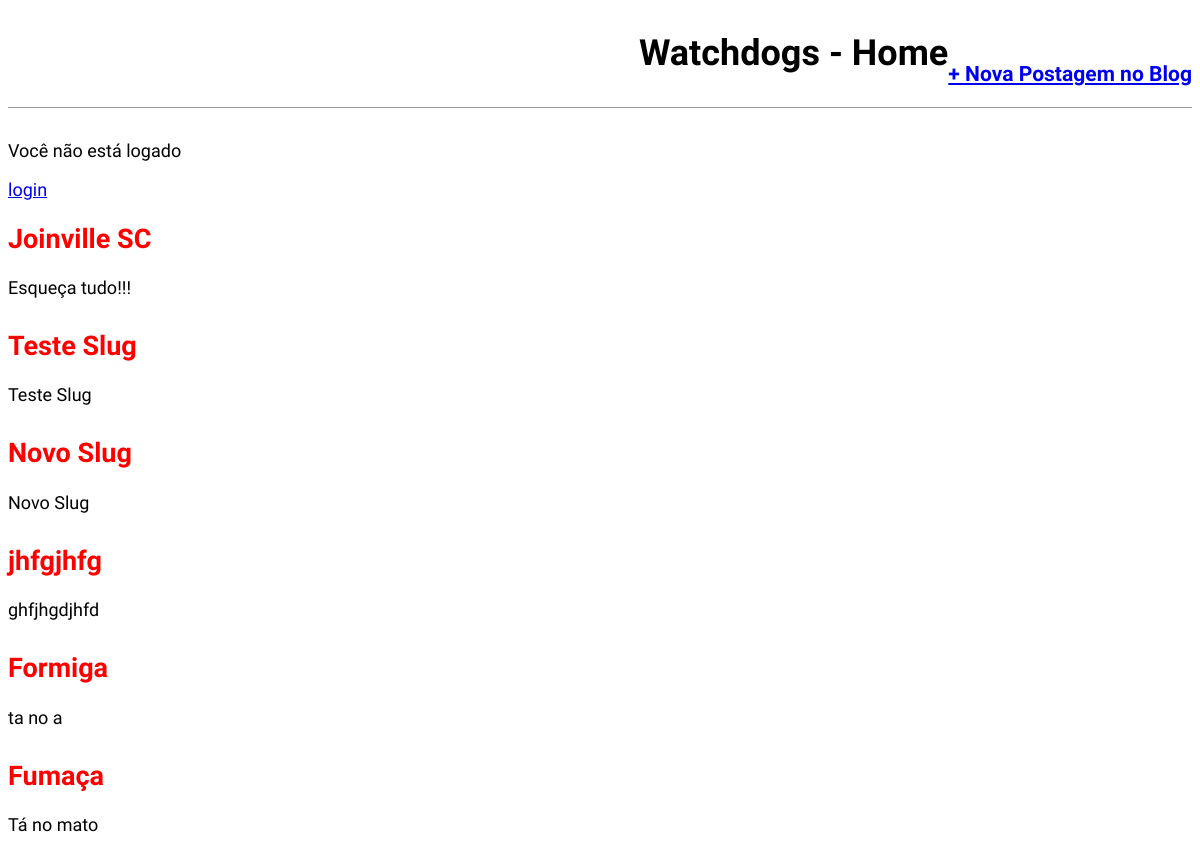
The page / on the database its author committed.
### watchdogs/models.py (models this page shows, shortened)
class Post(models.Model):
    STATUS = (
        ('rascunho','Rascunho'),
        ('publicado', 'Publicado'),
    )
    titulo = models.CharField(max_length=255)
    slug   = models.SlugField(max_length=255)
    autor  = models.ForeignKey(User,
                               on_delete=models.CASCADE)
    conteudo  = models.TextField()
    publicado = models.DateTimeField(default=timezone.now)
    criado    = models.DateTimeField(auto_now_add=True)
    alterado  = models.DateTimeField(auto_now=True)
    status    = models.CharField(max_length=10,
                                choices=STATUS,
                                default='rascunho')
    objects   = models.Manager()
    published = PublishedManager()
    def get_absolute_url(self):
        return reverse('post_detail',args=[self.slug])
    class Meta:
        ordering = ('-publicado',)

### watchdogs/views.py (the view)
# urls.py: path('', views.WatchdogsListView.as_view(),name='home'),
class WatchdogsListView(ListView):
    model = Post
    template_name = 'watchdogs/home.html'

### watchdogs/templates/watchdogs/home.html (shortened to what this page needs)
{% extends 'base.html' %}
{% block content %}
    {% for post in object_list %}
        <div class="post-entry">
            <h2><a href="{{ post.get_absolute_url }}">{{ post.titulo }}</a></h2>
            <p>{{ post.conteudo }}</p>
        </div>
    {% endfor %}
{% endblock content %}

### statics/css/style.css (style rules this page uses)
body { font-family:'Source Sans Pro', sans-serif; font-size: 18px; }
.post-entry { margin-bottom: 2rem; }
.post-entry h2 a, .post-entry h2 a:visited { color:red; text-decoration: none; }

### rows shown on the page
Post: titulo "Joinville SC", conteudo "Esqueça tudo!!!"
Post: titulo "Teste Slug", conteudo "Teste Slug"
Post: titulo "Novo Slug", conteudo "Novo Slug"
Post: titulo "jhfgjhfg", conteudo "ghfjhgdjhfd"
Post: titulo "Formiga", conteudo "ta no a"
Post: titulo "Fumaça", conteudo "Tá no mato"
